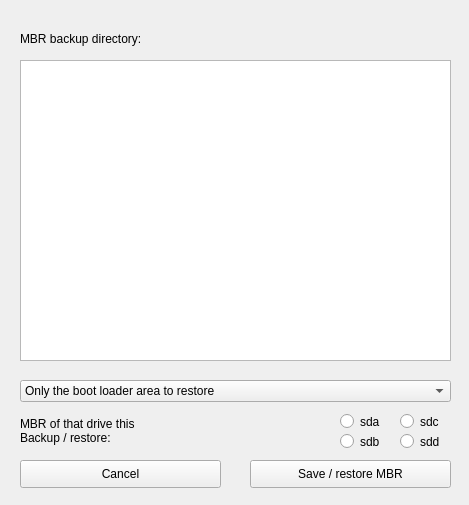
<?xml version="1.0" encoding="UTF-8"?>
<ui version="4.0">
 <class>mbr_dialog</class>
 <widget class="QWidget" name="mbr_dialog">
  <property name="geometry">
   <rect>
    <x>0</x>
    <y>0</y>
    <width>469</width>
    <height>505</height>
   </rect>
  </property>
  <property name="windowTitle">
   <string extracomment="MBR sichern/zurückschreiben">Save / restore MBR</string>
  </property>
  <widget class="QComboBox" name="cmb_mbr">
   <property name="geometry">
    <rect>
     <x>20</x>
     <y>380</y>
     <width>431</width>
     <height>22</height>
    </rect>
   </property>
   <item>
    <property name="text">
     <string extracomment="nur den Bootloaderbereich wieder herstellen">Only the boot loader area to restore</string>
    </property>
   </item>
   <item>
    <property name="text">
     <string extracomment="Bootloaderbereich und die Partitionstabelle wieder herstellen">Bootloader area and restore the partition table</string>
    </property>
   </item>
   <item>
    <property name="text">
     <string extracomment="Partitionstabelle wiederherstellen">Restore partition table</string>
    </property>
   </item>
   <item>
    <property name="text">
     <string extracomment="Verborgenen Bereich  wieder herstellen. (Ohne  Bootloader und ohne Partitionstabelle).">Secretly area to restore. (Without Boot Loader and without partition table).</string>
    </property>
   </item>
   <item>
    <property name="text">
     <string/>
    </property>
   </item>
  </widget>
  <widget class="QPushButton" name="bt_end">
   <property name="geometry">
    <rect>
     <x>20</x>
     <y>460</y>
     <width>201</width>
     <height>28</height>
    </rect>
   </property>
   <property name="text">
    <string extracomment="Abbrechen">Cancel</string>
   </property>
  </widget>
  <widget class="QPushButton" name="bt_save">
   <property name="geometry">
    <rect>
     <x>250</x>
     <y>460</y>
     <width>201</width>
     <height>28</height>
    </rect>
   </property>
   <property name="text">
    <string extracomment="MBR sichern/zurückschreiben">Save / restore MBR</string>
   </property>
  </widget>
  <widget class="QTreeView" name="treeView">
   <property name="geometry">
    <rect>
     <x>20</x>
     <y>60</y>
     <width>431</width>
     <height>301</height>
    </rect>
   </property>
   <attribute name="headerDefaultSectionSize">
    <number>400</number>
   </attribute>
  </widget>
  <widget class="QLabel" name="label">
   <property name="geometry">
    <rect>
     <x>20</x>
     <y>30</y>
     <width>421</width>
     <height>18</height>
    </rect>
   </property>
   <property name="text">
    <string extracomment="MBR Sicherungsverzeichnis:">MBR backup directory:</string>
   </property>
  </widget>
  <widget class="QLabel" name="label_2">
   <property name="geometry">
    <rect>
     <x>20</x>
     <y>410</y>
     <width>311</width>
     <height>41</height>
    </rect>
   </property>
   <property name="text">
    <string extracomment="MBR von dieser dieser Festplatte sichern / wiederherstellen:">MBR of that drive this
Backup / restore:</string>
   </property>
  </widget>
  <widget class="QRadioButton" name="rdbt_sda">
   <property name="geometry">
    <rect>
     <x>340</x>
     <y>410</y>
     <width>61</width>
     <height>23</height>
    </rect>
   </property>
   <property name="text">
    <string extracomment="sda">sda</string>
   </property>
  </widget>
  <widget class="QRadioButton" name="rdbt_sdb">
   <property name="geometry">
    <rect>
     <x>340</x>
     <y>430</y>
     <width>61</width>
     <height>23</height>
    </rect>
   </property>
   <property name="text">
    <string extracomment="sdb">sdb</string>
   </property>
  </widget>
  <widget class="QRadioButton" name="rdbt_sdc">
   <property name="geometry">
    <rect>
     <x>400</x>
     <y>410</y>
     <width>61</width>
     <height>23</height>
    </rect>
   </property>
   <property name="text">
    <string extracomment="sdc">sdc</string>
   </property>
  </widget>
  <widget class="QRadioButton" name="rdbt_sdd">
   <property name="geometry">
    <rect>
     <x>400</x>
     <y>430</y>
     <width>61</width>
     <height>23</height>
    </rect>
   </property>
   <property name="text">
    <string extracomment="sdd">sdd</string>
   </property>
  </widget>
 </widget>
 <resources/>
 <connections/>
</ui>
